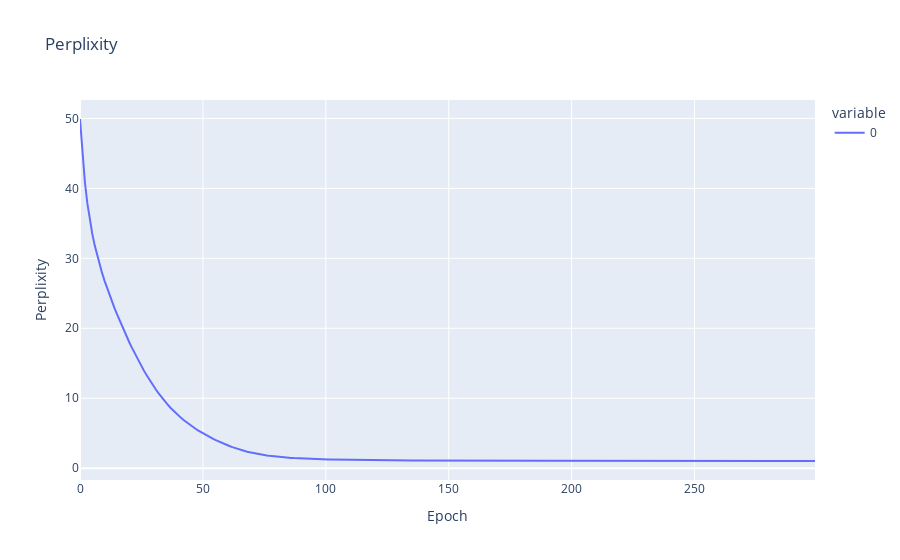

Write notebook code for a chart like this one.
### Code cell
ppl = [torch.exp(torch.tensor(l)).item() for l in losses]
fig = px.line(ppl, title="Perplixity")
fig.update_layout(
    xaxis_title="Epoch",
    yaxis_title="Perplixity",)
fig.show()

### Figure 1 — Plotly figure (JSON) as saved in the notebook; plotly's stock layout.template omitted (floating-point values rounded to 4 significant figures; data arrays with more than 128 entries replaced by an {"elided": "..."} marker saying what was removed)
{"data": [{"hovertemplate": "variable=0<br>index=%{x}<br>value=%{y}<extra></extra>", "legendgroup": "0", "line": {"color": "#636efa", "dash": "solid"}, "marker": {"symbol": "circle"}, "mode": "lines", "name": "0", "orientation": "v", "showlegend": true, "type": "scatter", "x": {"elided": "300 int values"}, "xaxis": "x", "y": {"elided": "300 float values"}, "yaxis": "y"}], "layout": {"legend": {"title": {"text": "variable"}, "tracegroupgap": 0}, "title": {"text": "Perplixity"}, "xaxis": {"anchor": "y", "domain": [0, 1], "title": {"text": "Epoch"}}, "yaxis": {"anchor": "x", "domain": [0, 1], "title": {"text": "Perplixity"}}}}
